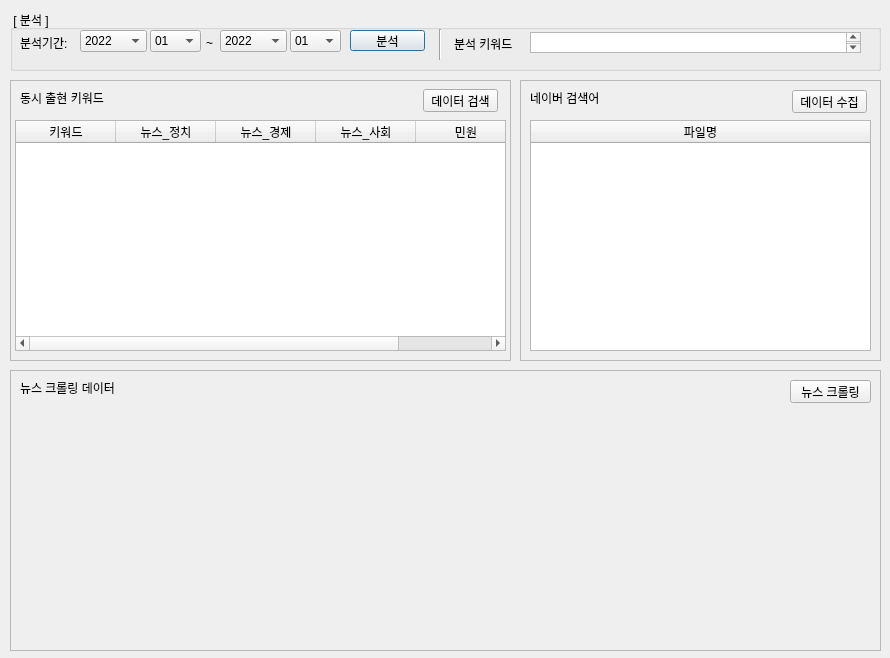
<?xml version="1.0" encoding="UTF-8"?>
<ui version="4.0">
 <class>Anal_Dialog</class>
 <widget class="QDialog" name="Anal_Dialog">
  <property name="geometry">
   <rect>
    <x>0</x>
    <y>0</y>
    <width>890</width>
    <height>658</height>
   </rect>
  </property>
  <property name="windowTitle">
   <string>Dialog</string>
  </property>
  <widget class="QGroupBox" name="groupBox">
   <property name="geometry">
    <rect>
     <x>10</x>
     <y>10</y>
     <width>871</width>
     <height>61</height>
    </rect>
   </property>
   <property name="title">
    <string> [ 분석 ] </string>
   </property>
   <widget class="QLabel" name="label_5">
    <property name="geometry">
     <rect>
      <x>196</x>
      <y>25</y>
      <width>16</width>
      <height>16</height>
     </rect>
    </property>
    <property name="text">
     <string>~</string>
    </property>
   </widget>
   <widget class="QLabel" name="label_6">
    <property name="geometry">
     <rect>
      <x>10</x>
      <y>27</y>
      <width>54</width>
      <height>12</height>
     </rect>
    </property>
    <property name="text">
     <string>분석기간: </string>
    </property>
   </widget>
   <widget class="QComboBox" name="sel_yy_end_2">
    <property name="geometry">
     <rect>
      <x>210</x>
      <y>20</y>
      <width>67</width>
      <height>22</height>
     </rect>
    </property>
    <item>
     <property name="text">
      <string>2022</string>
     </property>
    </item>
    <item>
     <property name="text">
      <string>2021</string>
     </property>
    </item>
    <item>
     <property name="text">
      <string>2020</string>
     </property>
    </item>
    <item>
     <property name="text">
      <string>2019</string>
     </property>
    </item>
    <item>
     <property name="text">
      <string>2018</string>
     </property>
    </item>
    <item>
     <property name="text">
      <string>2017</string>
     </property>
    </item>
   </widget>
   <widget class="QComboBox" name="sel_mm_start_2">
    <property name="geometry">
     <rect>
      <x>140</x>
      <y>20</y>
      <width>51</width>
      <height>22</height>
     </rect>
    </property>
    <item>
     <property name="text">
      <string>01</string>
     </property>
    </item>
    <item>
     <property name="text">
      <string>02</string>
     </property>
    </item>
    <item>
     <property name="text">
      <string>03</string>
     </property>
    </item>
    <item>
     <property name="text">
      <string>04</string>
     </property>
    </item>
    <item>
     <property name="text">
      <string>05</string>
     </property>
    </item>
    <item>
     <property name="text">
      <string>06</string>
     </property>
    </item>
    <item>
     <property name="text">
      <string>07</string>
     </property>
    </item>
    <item>
     <property name="text">
      <string>08</string>
     </property>
    </item>
    <item>
     <property name="text">
      <string>09</string>
     </property>
    </item>
    <item>
     <property name="text">
      <string>10</string>
     </property>
    </item>
    <item>
     <property name="text">
      <string>11</string>
     </property>
    </item>
    <item>
     <property name="text">
      <string>12</string>
     </property>
    </item>
   </widget>
   <widget class="QPushButton" name="btn_anal">
    <property name="geometry">
     <rect>
      <x>340</x>
      <y>20</y>
      <width>75</width>
      <height>21</height>
     </rect>
    </property>
    <property name="text">
     <string>분석</string>
    </property>
   </widget>
   <widget class="QComboBox" name="sel_yy_start_2">
    <property name="geometry">
     <rect>
      <x>70</x>
      <y>20</y>
      <width>67</width>
      <height>22</height>
     </rect>
    </property>
    <item>
     <property name="text">
      <string>2022</string>
     </property>
    </item>
    <item>
     <property name="text">
      <string>2021</string>
     </property>
    </item>
    <item>
     <property name="text">
      <string>2020</string>
     </property>
    </item>
    <item>
     <property name="text">
      <string>2019</string>
     </property>
    </item>
    <item>
     <property name="text">
      <string>2018</string>
     </property>
    </item>
    <item>
     <property name="text">
      <string>2017</string>
     </property>
    </item>
   </widget>
   <widget class="QComboBox" name="sel_mm_end_2">
    <property name="geometry">
     <rect>
      <x>280</x>
      <y>20</y>
      <width>51</width>
      <height>22</height>
     </rect>
    </property>
    <item>
     <property name="text">
      <string>01</string>
     </property>
    </item>
    <item>
     <property name="text">
      <string>02</string>
     </property>
    </item>
    <item>
     <property name="text">
      <string>03</string>
     </property>
    </item>
    <item>
     <property name="text">
      <string>04</string>
     </property>
    </item>
    <item>
     <property name="text">
      <string>05</string>
     </property>
    </item>
    <item>
     <property name="text">
      <string>06</string>
     </property>
    </item>
    <item>
     <property name="text">
      <string>07</string>
     </property>
    </item>
    <item>
     <property name="text">
      <string>08</string>
     </property>
    </item>
    <item>
     <property name="text">
      <string>09</string>
     </property>
    </item>
    <item>
     <property name="text">
      <string>10</string>
     </property>
    </item>
    <item>
     <property name="text">
      <string>11</string>
     </property>
    </item>
    <item>
     <property name="text">
      <string>12</string>
     </property>
    </item>
   </widget>
   <widget class="Line" name="line">
    <property name="geometry">
     <rect>
      <x>420</x>
      <y>19</y>
      <width>20</width>
      <height>31</height>
     </rect>
    </property>
    <property name="orientation">
     <enum>Qt::Vertical</enum>
    </property>
   </widget>
   <widget class="QLabel" name="label_7">
    <property name="geometry">
     <rect>
      <x>444</x>
      <y>26</y>
      <width>71</width>
      <height>16</height>
     </rect>
    </property>
    <property name="text">
     <string>분석 키워드</string>
    </property>
   </widget>
   <widget class="QTextEdit" name="txt_anal_word">
    <property name="geometry">
     <rect>
      <x>520</x>
      <y>22</y>
      <width>331</width>
      <height>21</height>
     </rect>
    </property>
    <property name="toolTip">
     <string extracomment="선택된 동시 출현 키워드"/>
    </property>
   </widget>
  </widget>
  <widget class="QFrame" name="frame_2">
   <property name="geometry">
    <rect>
     <x>10</x>
     <y>80</y>
     <width>501</width>
     <height>281</height>
    </rect>
   </property>
   <property name="frameShape">
    <enum>QFrame::StyledPanel</enum>
   </property>
   <property name="frameShadow">
    <enum>QFrame::Raised</enum>
   </property>
   <widget class="QTableWidget" name="tbl1">
    <property name="geometry">
     <rect>
      <x>5</x>
      <y>40</y>
      <width>491</width>
      <height>231</height>
     </rect>
    </property>
    <attribute name="horizontalHeaderStretchLastSection">
     <bool>true</bool>
    </attribute>
    <column>
     <property name="text">
      <string>키워드</string>
     </property>
     <property name="background">
      <color>
       <red>225</red>
       <green>225</green>
       <blue>225</blue>
      </color>
     </property>
    </column>
    <column>
     <property name="text">
      <string>뉴스_정치</string>
     </property>
     <property name="background">
      <color>
       <red>225</red>
       <green>225</green>
       <blue>225</blue>
      </color>
     </property>
    </column>
    <column>
     <property name="text">
      <string>뉴스_경제</string>
     </property>
     <property name="background">
      <color>
       <red>225</red>
       <green>225</green>
       <blue>225</blue>
      </color>
     </property>
    </column>
    <column>
     <property name="text">
      <string>뉴스_사회</string>
     </property>
     <property name="background">
      <color>
       <red>225</red>
       <green>225</green>
       <blue>225</blue>
      </color>
     </property>
    </column>
    <column>
     <property name="text">
      <string>민원</string>
     </property>
     <property name="background">
      <color>
       <red>225</red>
       <green>225</green>
       <blue>225</blue>
      </color>
     </property>
    </column>
   </widget>
   <widget class="QLabel" name="label">
    <property name="geometry">
     <rect>
      <x>10</x>
      <y>10</y>
      <width>121</width>
      <height>16</height>
     </rect>
    </property>
    <property name="text">
     <string>동시 출현 키워드</string>
    </property>
   </widget>
   <widget class="QPushButton" name="btn_search">
    <property name="geometry">
     <rect>
      <x>413</x>
      <y>9</y>
      <width>75</width>
      <height>23</height>
     </rect>
    </property>
    <property name="text">
     <string>데이터 검색</string>
    </property>
   </widget>
  </widget>
  <widget class="QFrame" name="frame_4">
   <property name="geometry">
    <rect>
     <x>520</x>
     <y>80</y>
     <width>361</width>
     <height>281</height>
    </rect>
   </property>
   <property name="frameShape">
    <enum>QFrame::StyledPanel</enum>
   </property>
   <property name="frameShadow">
    <enum>QFrame::Raised</enum>
   </property>
   <widget class="QTableWidget" name="tbl1_4">
    <property name="geometry">
     <rect>
      <x>10</x>
      <y>40</y>
      <width>341</width>
      <height>231</height>
     </rect>
    </property>
    <attribute name="horizontalHeaderStretchLastSection">
     <bool>true</bool>
    </attribute>
    <column>
     <property name="text">
      <string>파일명</string>
     </property>
     <property name="background">
      <color>
       <red>225</red>
       <green>225</green>
       <blue>225</blue>
      </color>
     </property>
    </column>
   </widget>
   <widget class="QLabel" name="label_2">
    <property name="geometry">
     <rect>
      <x>10</x>
      <y>10</y>
      <width>121</width>
      <height>16</height>
     </rect>
    </property>
    <property name="text">
     <string>네이버 검색어</string>
    </property>
   </widget>
   <widget class="QPushButton" name="btn_mart">
    <property name="geometry">
     <rect>
      <x>272</x>
      <y>10</y>
      <width>75</width>
      <height>23</height>
     </rect>
    </property>
    <property name="text">
     <string>데이터 수집</string>
    </property>
   </widget>
  </widget>
  <widget class="QFrame" name="frame_5">
   <property name="geometry">
    <rect>
     <x>10</x>
     <y>370</y>
     <width>871</width>
     <height>281</height>
    </rect>
   </property>
   <property name="frameShape">
    <enum>QFrame::StyledPanel</enum>
   </property>
   <property name="frameShadow">
    <enum>QFrame::Raised</enum>
   </property>
   <widget class="QLabel" name="label_3">
    <property name="geometry">
     <rect>
      <x>10</x>
      <y>10</y>
      <width>121</width>
      <height>16</height>
     </rect>
    </property>
    <property name="text">
     <string>뉴스 크롤링 데이터</string>
    </property>
   </widget>
   <widget class="QPushButton" name="btn_mart_3">
    <property name="geometry">
     <rect>
      <x>780</x>
      <y>10</y>
      <width>81</width>
      <height>23</height>
     </rect>
    </property>
    <property name="text">
     <string>뉴스 크롤링</string>
    </property>
   </widget>
  </widget>
 </widget>
 <resources/>
 <connections/>
</ui>
